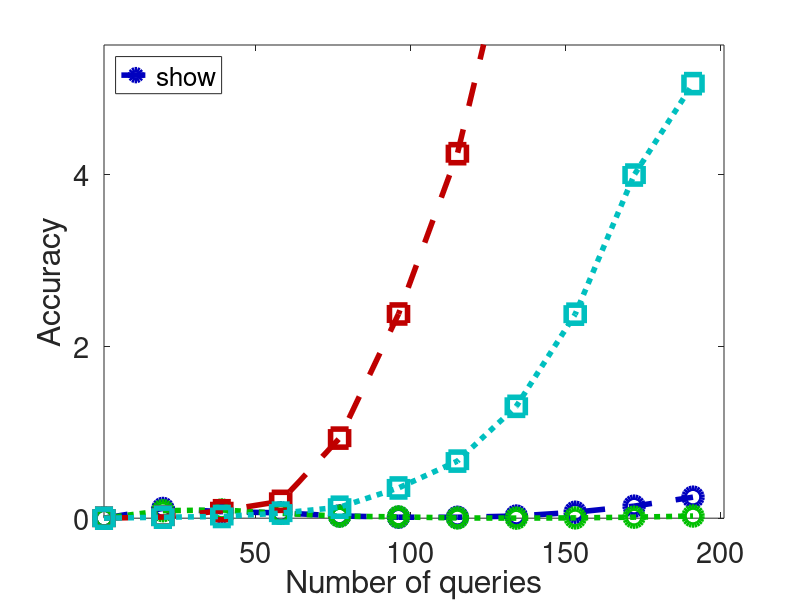

The MATLAB source for this figure:
%  Auto-generated by MATLAB on 28-Nov-2014 15:53:21

%Get rid of anything that might pose a problem 
clear all

%load data
load pool500;
load pool1000;
xvector_tmp = [1:201]';
ymatrix1_tmp = [pool500.distSVM pool1000.distSVM pool500.distBPM pool1000.distBPM];

%only keep 1 data out of jmax
j = 1;
for i=1:size( xvector_tmp, 1 )
    if (j == 20) %<-- jmax
        j = 1;
    end
    
    if (j == 1)
        if ( i == 1)
            ymatrix1 = ymatrix1_tmp(1, :);
            xvector = xvector_tmp(1, 1);
        else
            ymatrix1 = [ymatrix1; ymatrix1_tmp(i, :)];
            xvector = [xvector; xvector_tmp(i, :)];
        end
    end 
    
    j = j + 1;
end

% Create figure
figure1 = figure;

% Create axes
axes1 = axes('Parent',figure1,'YTick',[0 2 4],'XTick',[50 100 150 200],...
    'FontSize',21);
xlim(axes1, [1 201]);
ylim(axes1, [0 5.5])
box(axes1,'on');
hold(axes1,'all');

% Create multiple lines using matrix input
plot1 = plot(xvector, ymatrix1, 'Parent',axes1);
set(plot1(1),'DisplayName', 'A-SVM, 500 Pts', 'Color', [0 0 0.75], 'MarkerSize', 13,'Marker', 'o', 'LineWidth', 4, 'LineStyle', '--');
set(plot1(2),'DisplayName', 'A-SVM, 1000 Pts', 'Color', [0 0.75 0], 'MarkerSize', 13,'Marker', 'o', 'LineWidth', 4, 'LineStyle', ':');
set(plot1(3),'DisplayName', 'A-BPM, 500 Pts', 'Color', [0.75 0 0], 'MarkerSize', 13,'Marker', 's', 'LineWidth', 4, 'LineStyle', '--');
set(plot1(4),'DisplayName', 'A-BPM, 1000 Pts', 'Color', [0.0 0.75 0.75], 'MarkerSize', 13,'Marker', 's', 'LineWidth', 4, 'LineStyle', ':');

% Create xlabel
xlabel('Number of queries');

% Create ylabel
ylabel('Accuracy');

% Create legend
legend(axes1,'show', 'Location', 'NorthWest');

